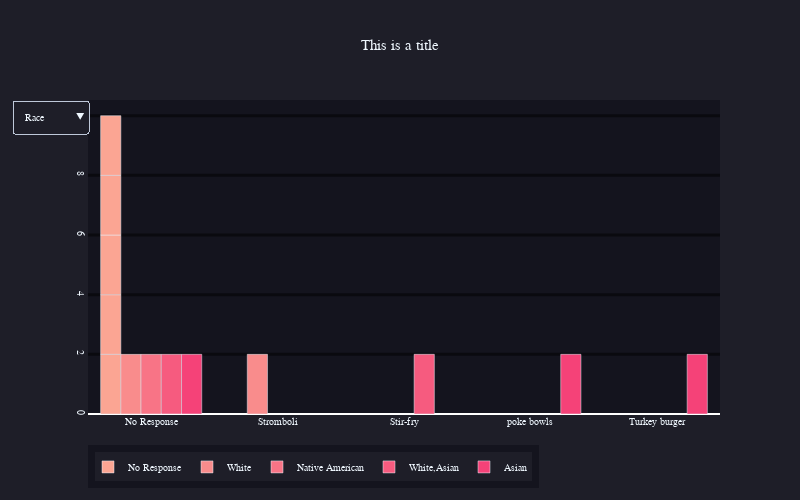

Here is the notebook cell this chart was saved with:
### Code cell
graph = render_graph("Q14", render_bar)
graph.update_layout(layout)

### Figure 1 — Plotly figure (JSON) as saved in the notebook; plotly's stock layout.template omitted (floating-point values rounded to 4 significant figures)
{"data": [{"alignmentgroup": "True", "hovertemplate": "Q2=No Response<br>Q14=%{x}<br>y=%{y}<extra></extra>", "legendgroup": "No Response", "marker": {"color": "rgb(250.6,165.2,147.2)", "pattern": {"shape": ""}}, "name": "No Response", "offsetgroup": "No Response", "orientation": "v", "showlegend": true, "textposition": "auto", "type": "bar", "visible": true, "x": ["No Response", "No Response", "No Response", "No Response", "No Response"], "xaxis": "x", "y": [2, 2, 2, 2, 2], "yaxis": "y"}, {"alignmentgroup": "True", "hovertemplate": "Q2=White<br>Q14=%{x}<br>y=%{y}<extra></extra>", "legendgroup": "White", "marker": {"color": "rgb(249.2,140.4,140.4)", "pattern": {"shape": ""}}, "name": "White", "offsetgroup": "White", "orientation": "v", "showlegend": true, "textposition": "auto", "type": "bar", "visible": true, "x": ["No Response", "Stromboli"], "xaxis": "x", "y": [2, 2], "yaxis": "y"}, {"alignmentgroup": "True", "hovertemplate": "Q2=Native American<br>Q14=%{x}<br>y=%{y}<extra></extra>", "legendgroup": "Native American", "marker": {"color": "rgb(247.8,115.60000000000001,133.6)", "pattern": {"shape": ""}}, "name": "Native American", "offsetgroup": "Native American", "orientation": "v", "showlegend": true, "textposition": "auto", "type": "bar", "visible": true, "x": ["No Response"], "xaxis": "x", "y": [2], "yaxis": "y"}, {"alignmentgroup": "True", "hovertemplate": "Q2=White,Asian<br>Q14=%{x}<br>y=%{y}<extra></extra>", "legendgroup": "White,Asian", "marker": {"color": "rgb(246.4,90.8,126.8)", "pattern": {"shape": ""}}, "name": "White,Asian", "offsetgroup": "White,Asian", "orientation": "v", "showlegend": true, "textposition": "auto", "type": "bar", "visible": true, "x": ["Stir-fry", "No Response"], "xaxis": "x", "y": [2, 2], "yaxis": "y"}, {"alignmentgroup": "True", "hovertemplate": "Q2=Asian<br>Q14=%{x}<br>y=%{y}<extra></extra>", "legendgroup": "Asian", "marker": {"color": "rgb(245.0,66.0,120.0)", "pattern": {"shape": ""}}, "name": "Asian", "offsetgroup": "Asian", "orientation": "v", "showlegend": true, "textposition": "auto", "type": "bar", "visible": true, "x": ["poke bowls", "No Response", "Turkey burger"], "xaxis": "x", "y": [2, 2, 2], "yaxis": "y"}, {"alignmentgroup": "True", "hovertemplate": "Q4=No Response<br>Q14=%{x}<br>y=%{y}<extra></extra>", "legendgroup": "No Response", "marker": {"color": "rgb(250.6,165.2,147.2)", "pattern": {"shape": ""}}, "name": "No Response", "offsetgroup": "No Response", "orientation": "v", "showlegend": true, "textposition": "auto", "type": "bar", "visible": false, "x": ["No Response", "No Response", "No Response", "No Response", "No Response", "No Response"], "xaxis": "x", "y": [2, 2, 2, 2, 2, 2], "yaxis": "y"}, {"alignmentgroup": "True", "hovertemplate": "Q4=Female<br>Q14=%{x}<br>y=%{y}<extra></extra>", "legendgroup": "Female", "marker": {"color": "rgb(249.2,140.4,140.4)", "pattern": {"shape": ""}}, "name": "Female", "offsetgroup": "Female", "orientation": "v", "showlegend": true, "textposition": "auto", "type": "bar", "visible": false, "x": ["No Response", "No Response", "Turkey burger"], "xaxis": "x", "y": [2, 2, 2], "yaxis": "y"}, {"alignmentgroup": "True", "hovertemplate": "Q4=Non-Binary<br>Q14=%{x}<br>y=%{y}<extra></extra>", "legendgroup": "Non-Binary", "marker": {"color": "rgb(247.8,115.60000000000001,133.6)", "pattern": {"shape": ""}}, "name": "Non-Binary", "offsetgroup": "Non-Binary", "orientation": "v", "showlegend": true, "textposition": "auto", "type": "bar", "visible": false, "x": ["Stromboli"], "xaxis": "x", "y": [2], "yaxis": "y"}, {"alignmentgroup": "True", "hovertemplate": "Q4=Male<br>Q14=%{x}<br>y=%{y}<extra></extra>", "legendgroup": "Male", "marker": {"color": "rgb(246.4,90.8,126.8)", "pattern": {"shape": ""}}, "name": "Male", "offsetgroup": "Male", "orientation": "v", "showlegend": true, "textposition": "auto", "type": "bar", "visible": false, "x": ["Stir-fry", "No Response"], "xaxis": "x", "y": [2, 2], "yaxis": "y"}, {"alignmentgroup": "True", "hovertemplate": "Q4=Gender Fluid<br>Q14=%{x}<br>y=%{y}<extra></extra>", "legendgroup": "Gender Fluid", "marker": {"color": "rgb(245.0,66.0,120.0)", "pattern": {"shape": ""}}, "name": "Gender Fluid", "offsetgroup": "Gender Fluid", "orientation": "v", "showlegend": true, "textposition": "auto", "type": "bar", "visible": false, "x": ["poke bowls"], "xaxis": "x", "y": [2], "yaxis": "y"}, {"alignmentgroup": "True", "hovertemplate": "Q8=No Response<br>Q14=%{x}<br>y=%{y}<extra></extra>", "legendgroup": "No Response", "marker": {"color": "rgb(249.66666666666666,148.66666666666669,142.66666666666666)", "pattern": {"shape": ""}}, "name": "No Response", "offsetgroup": "No Response", "orientation": "v", "showlegend": true, "textposition": "auto", "type": "bar", "visible": false, "x": ["No Response", "No Response", "No Response", "No Response", "No Response", "No Response", "No Response"], "xaxis": "x", "y": [2, 2, 2, 2, 2, 2, 2], "yaxis": "y"}, {"alignmentgroup": "True", "hovertemplate": "Q8=Heterosexual<br>Q14=%{x}<br>y=%{y}<extra></extra>", "legendgroup": "Heterosexual", "marker": {"color": "rgb(247.33333333333334,107.33333333333334,131.33333333333334)", "pattern": {"shape": ""}}, "name": "Heterosexual", "offsetgroup": "Heterosexual", "orientation": "v", "showlegend": true, "textposition": "auto", "type": "bar", "visible": false, "x": ["Stromboli", "Stir-fry", "No Response"], "xaxis": "x", "y": [2, 2, 2], "yaxis": "y"}, {"alignmentgroup": "True", "hovertemplate": "Q8=Bisexual<br>Q14=%{x}<br>y=%{y}<extra></extra>", "legendgroup": "Bisexual", "marker": {"color": "rgb(245.0,66.0,120.0)", "pattern": {"shape": ""}}, "name": "Bisexual", "offsetgroup": "Bisexual", "orientation": "v", "showlegend": true, "textposition": "auto", "type": "bar", "visible": false, "x": ["poke bowls", "No Response", "Turkey burger"], "xaxis": "x", "y": [2, 2, 2], "yaxis": "y"}], "layout": {"bargap": 0.2, "font": {"color": "aliceblue", "family": "Monoid", "size": 10}, "grid": {"columns": 1, "rows": 1}, "height": 500, "legend": {"bgcolor": "rgb(30, 30, 40)", "bordercolor": "rgb(20, 20, 30)", "borderwidth": 7, "font": {"color": "aliceblue", "family": "Monoid", "size": 10}, "orientation": "h", "title": {"font": {"color": "aliceblue", "family": "Monoid", "size": 15}}}, "paper_bgcolor": "rgb(30, 30, 40)", "plot_bgcolor": "rgb(20, 20, 30)", "title": {"font": {"color": "aliceblue", "family": "Monoid", "size": 15}, "text": "This is a title", "x": 0.5}, "updatemenus": [{"active": 0, "buttons": [{"args": [{"visible": [true, true, true, true, true, false, false, false, false, false, false, false, false]}, {"title": "What Racial / Ethnic groups do you identify with (select all that apply)?"}], "label": "Race", "method": "update"}, {"args": [{"visible": [false, false, false, true, true, true, true, true, false, false, false, false, false]}, {"title": "What gender do you identify yourself as? - Selected Choice"}], "label": "Gender", "method": "update"}, {"args": [{"visible": [false, false, false, false, false, false, false, false, false, false, true, true, true]}, {"title": "What is your sexuality?"}], "label": "sexuality", "method": "update"}], "direction": "down", "x": 0, "y": 1}], "width": 800, "xaxis": {"showgrid": false, "tickangle": 0}, "yaxis": {"gridcolor": "rgb(10, 10,15)", "gridwidth": 3, "tickangle": 90}}}
